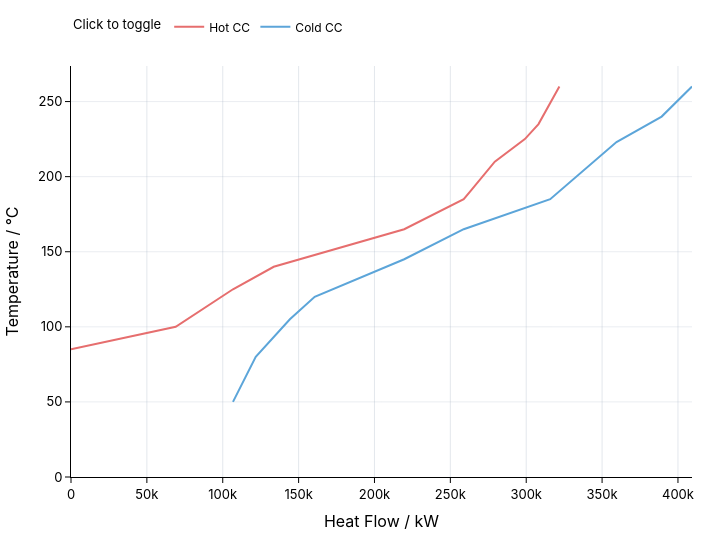

The notebook cell this image was saved under:
### Code cell
cc = problem.plot.composite_curve(show=True)

### Figure 1 — Plotly figure (JSON) as saved in the notebook; plotly's stock layout.template omitted (floating-point values rounded to 4 significant figures)
{"data": [{"hovertemplate": "Hot CC<br>Heat Flow / kW: %{x}<br>Temperature / °C: %{y}<extra></extra>", "legendgroup": "Hot CC", "line": {"color": "#e66e6e", "width": 2}, "mode": "lines", "name": "Hot CC", "showlegend": true, "type": "scatter", "x": [321850, 308100, 299100, 279300, 263100.0, 258800, 219600, 133600, 106750, 69000, 0], "y": [260, 235, 225, 210, 190.3, 185, 165, 140, 125, 100, 85]}, {"hovertemplate": "Cold CC<br>Heat Flow / kW: %{x}<br>Temperature / °C: %{y}<extra></extra>", "legendgroup": "Cold CC", "line": {"color": "#5ca5d9", "width": 2}, "mode": "lines", "name": "Cold CC", "showlegend": true, "type": "scatter", "x": [409250, 389250, 359500, 321850, 315800, 258800, 219600, 160600, 144250, 121750, 106750], "y": [260, 240, 223, 190.3, 185, 165, 145, 120, 105, 80, 50]}], "layout": {"autosize": false, "font": {"color": "#000000", "family": "IBM Plex Sans, Inter, system-ui, sans-serif", "size": 13}, "height": 540, "hoverlabel": {"bgcolor": "#ffffff", "font": {"color": "#000000"}}, "hovermode": "closest", "legend": {"font": {"color": "#000000", "size": 12}, "orientation": "h", "title": {"font": {"color": "#000000", "size": 13}, "text": "Click to toggle"}, "y": 1.06, "yanchor": "bottom"}, "margin": {"b": 48, "l": 50, "r": 28, "t": 64}, "paper_bgcolor": "#ffffff", "plot_bgcolor": "#ffffff", "width": 720, "xaxis": {"gridcolor": "rgba(148, 163, 184, 0.25)", "linecolor": "#000000", "rangemode": "tozero", "showgrid": true, "showline": true, "tickcolor": "#000000", "tickfont": {"color": "#000000"}, "ticks": "outside", "title": {"font": {"color": "#000000"}, "text": "Heat Flow / kW"}, "zeroline": true, "zerolinecolor": "rgba(15, 23, 42, 0.8)", "zerolinewidth": 1.25}, "yaxis": {"gridcolor": "rgba(148, 163, 184, 0.2)", "linecolor": "#000000", "rangemode": "tozero", "showgrid": true, "showline": true, "tickcolor": "#000000", "tickfont": {"color": "#000000"}, "ticks": "outside", "title": {"font": {"color": "#000000"}, "text": "Temperature / °C"}, "zeroline": true, "zerolinecolor": "rgba(15, 23, 42, 0.8)", "zerolinewidth": 1.25}}}
